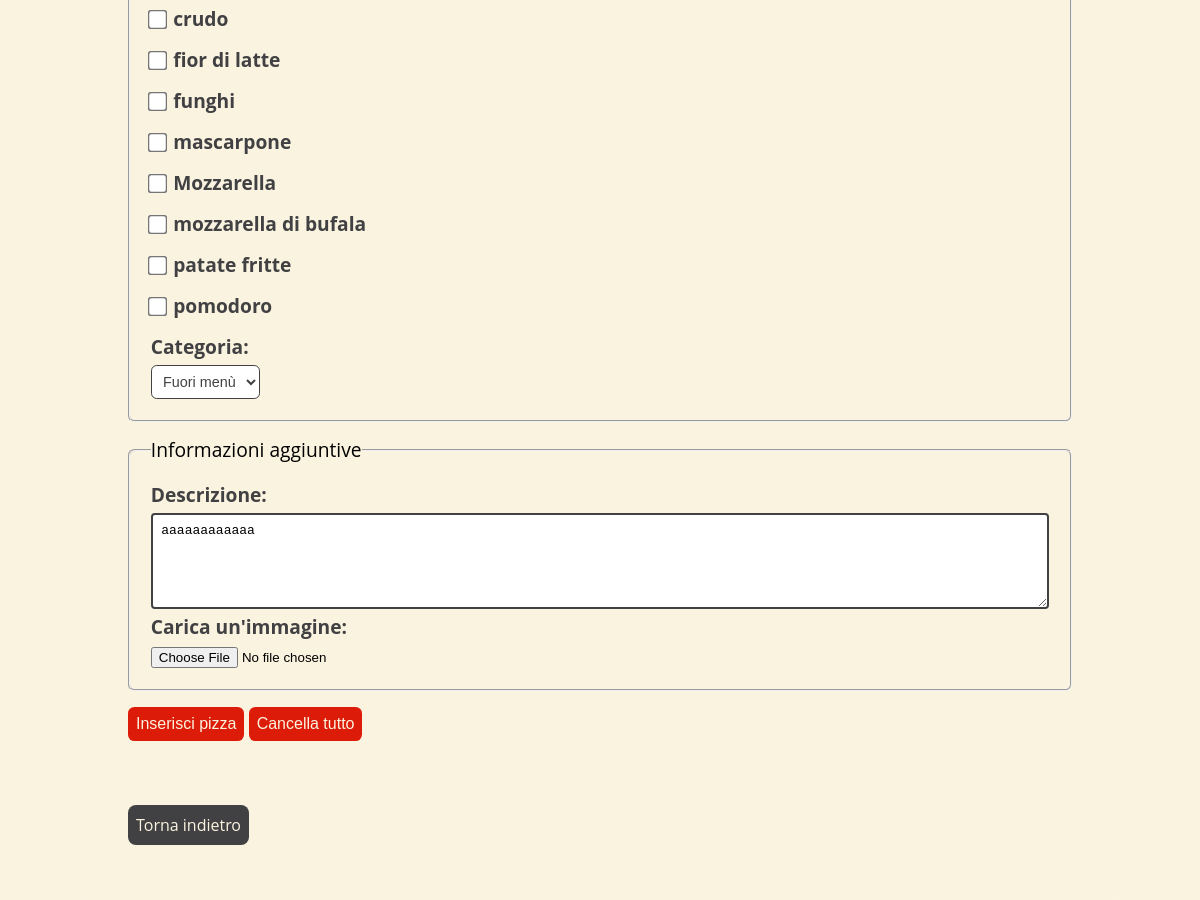
/aggiungi-pizza.php?id=21 (middle part), run on an earlier commit of the app's database.
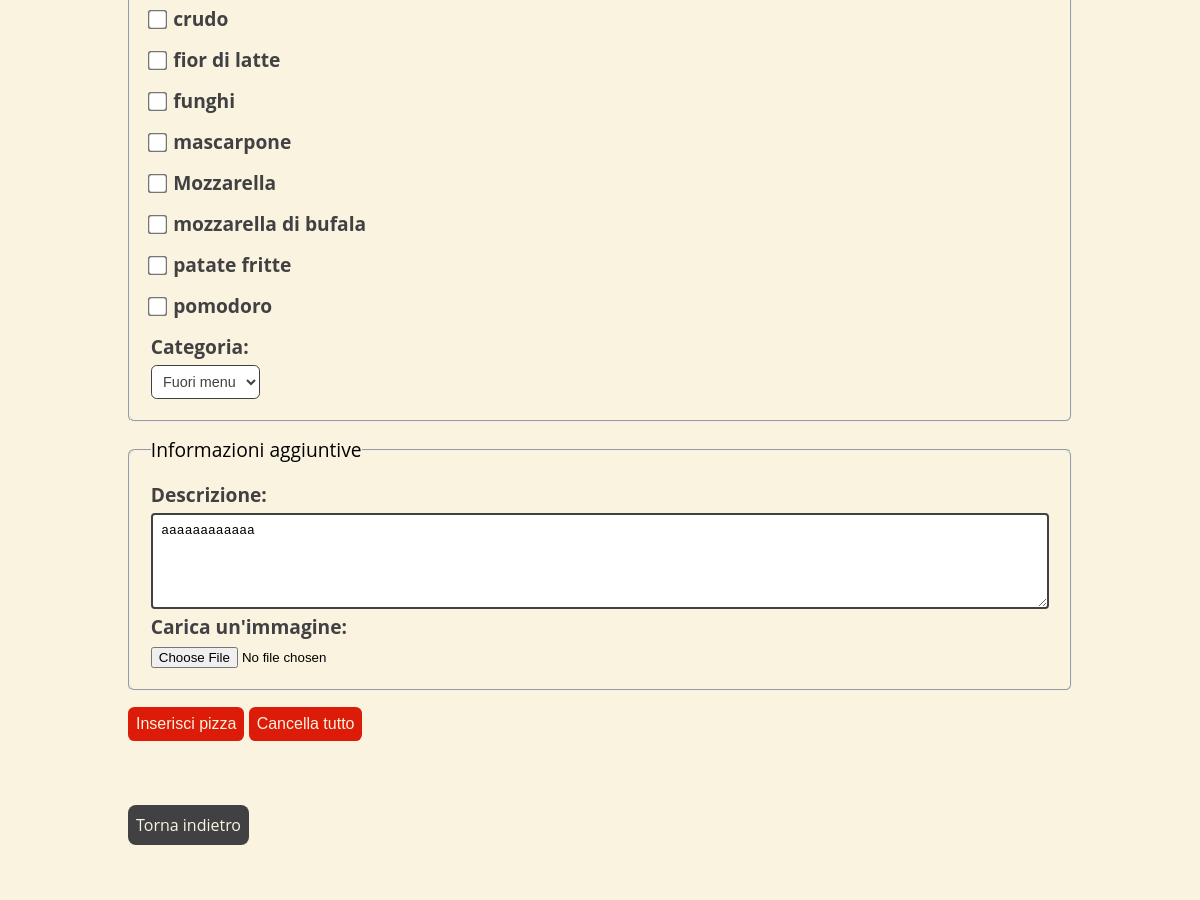
And on a later commit of the database.
### tables this page shows
CREATE TABLE `categoria` (
  `cat` varchar(250) NOT NULL,
  `nomeEsteso` varchar(250) NOT NULL,
  `descrizione` longtext NOT NULL
);

### src/template/components/loadComponents.php (called while the page is built, shortened)
<?php
function printHeader()
{
    $headerHtml = file_get_contents(__DIR__ . "/headerTemplate.html");
    $currentpage = basename($_SERVER['PHP_SELF']);
    $home = "";
    $chisiamo = "";
    $menu = "";
    $areaRis = "";
    $nome = "";
    if($currentpage == 'index.php') {
        $home = "<li id='currentLink' lang='en'>Home</li>";
    }else{
        $home = "<li><a href='index.php'><span lang='en'>Home</span></a></li>";
    }
    if($currentpage == 'chi-siamo.php') {
        $chisiamo = "<li id='currentLink'>Chi siamo</li>";
    }else{
        $chisiamo = "<li><a href='chi-siamo.php'>Chi siamo</a></li>";
    }
    if($currentpage == 'menu-prenota.php') {
        if(isset($_SESSION['tipo']) AND $_SESSION['tipo'] == 1) {
            $menu = "<li id='currentLink'>Menù</li>";
        }else{
            $menu = "<li id='currentLink'>Menù-Prenota</li>";
        }
    }else{
        if(isset($_SESSION['tipo']) AND $_SESSION['tipo'] == 1) {
            $menu = "<li><a href='menu-prenota.php'>Menù</a></li>";
        }else{
            $menu = "<li><a href='menu-prenota.php'>Menù-Prenota</a></li>";
        }
    }
    if($currentpage == 'carrello.php') {
        $carrello = "<li id='currentLink'><i class='fa fa-shopping-cart'></i></li>";
    }else{
        $carrello = "<li><a href='carrello.php'><i class='fa fa-shopping-cart'></i></a></li>";
    }
    if(isset($_SESSION['tipo'])){
        $nome .= "<p>Ciao ".$_SESSION['nome']. " " .$_SESSION['cognome']."!</p>";
        if($_SESSION['tipo'] == '1') {
            $areaRis .= "<li><a href='dashboard.php'>Area Gestionale</a></li>";
            $areaRis .= "<li><a href='script/PHP/logout.php'><span lang='en'>Logout</span></a></li>";
        }else{
            $areaRis .= "<li><a href='riepilogo-ordini.php'>Storico ordini</a></li>";
            $areaRis .= "<li><a href='script/PHP/logout.php'><span lang='en'>Logout</span></a></li>";        }
    }else{
        $areaRis = "<li><a href='area-riservata.php'>Area riservata</a></li>";
    }
    $headerHtml = str_replace('[homePlaceholder]', $home, $headerHtml);
    $headerHtml = str_replace('[chiSiamoPlaceholder]', $chisiamo, $headerHtml);
    $headerHtml = str_replace('[menuOrdiniPlaceholder]', $menu, $headerHtml);
    $headerHtml = str_replace('[nomeUtente]', $nome, $headerHtml);
    if(isset($_SESSION['tipo']) AND $_SESSION['tipo'] != '1') {
        $headerHtml = str_replace('[carrelloPlaceholder]', $carrello, $headerHtml);
    }else{
        $headerHtml = str_replace('[carrelloPlaceholder]', "", $headerHtml);
    }
    $headerHtml = str_replace('[areaRiservataPlaceholder]', $areaRis, $headerHtml);
    return $headerHtml;
}
function printFooter(){
    $footerHtml = file_get_contents(__DIR__ . "/footerTemplate.html");
    return $footerHtml;
}

### src/script/PHP/dbConnection.php (the view, shortened to what the changed rows need)
<?php
class DBConnection {
    private $connection;
    public function openDBConnection(): bool {
        $this->connection = mysqli_connect(DBConnection::HOST_DB, DBConnection::USERNAME, DBConnection::PASSWORD, DBConnection::DATABASE_NAME, DBConnection::PORT);
        if(mysqli_connect_errno()) {
            return false;
        }else{
            return true;
        }
    }
    public function queryIngredienti($id = null): string {
        if($id != null){
            $query = "SELECT * FROM ingrediente WHERE nome = '".$id."'";
        }else{
            $query = "SELECT * FROM ingrediente";
        }
        return $query;
    }
    public function getIngredienti($query, $id = null, $cucina = 0): string {
        $ingredienti = array();
        if($id != null){
            if($cucina == 0){
                try{
                    $querySelect = "SELECT ingrediente FROM pizza_ingrediente WHERE pizza = ?";
                    $stmt = $this->connection->prepare($querySelect);
                    $stmt->bind_param('s', $id);
                    $stmt->execute();
                    $resultSelect = $stmt->get_result();
                }catch(mysqli_sql_exception $e){
                    header("location: errore.php");
                }
            }
        }
        try {
            $result = mysqli_query($this->connection, $query);
        }catch(mysqli_sql_exception $e){
            header("location: errore.php");
        }
        $stringaReturn = "";
        $conta=1;
        $i = 0;
        if(mysqli_num_rows($result) > 0) {
            while($row = $result->fetch_array(MYSQLI_ASSOC)){
                $stringaReturn .= "<div class=\"check\">";
                if(count($ingredienti) > $i) {
                    if($ingredienti[$i] == $row['nome']){
                        $i++;
                        $stringaReturn .= "<input type=\"checkbox\" id=\"ingr".$conta."\" name=\"ingredienti[]\" value=\"".$row['nome']."\" checked>";
                    } else {
                        $stringaReturn .= "<input type=\"checkbox\" id=\"ingr".$conta."\" name=\"ingredienti[]\" value=\"".$row['nome']."\">";
                    }
                } else{
                    $stringaReturn .= "<input type=\"checkbox\" id=\"ingr".$conta."\" name=\"ingredienti[]\" value=\"".$row['nome']."\">";
                }
                $stringaReturn .= "<label for=\"ingr".$conta."\">".$row['nome']."</label>";
                $stringaReturn .= "</div>";
                $conta++;
            }
        }
        return $stringaReturn;
    }
    public function getCategorie($id = null): string {
        $categoria = '';
        if($id != null){
            try {
                $querySelect = "SELECT categoria FROM pizza WHERE id = ?";
                $stmt = $this->connection->prepare($querySelect);
                $stmt->bind_param('s', $id);
                $stmt->execute();
                $resultSelect = $stmt->get_result();
            }catch(mysqli_sql_exception $e){
                header("location: errore.php");
            }
            if(mysqli_num_rows($resultSelect) > 0) {
                $row = $resultSelect->fetch_array(MYSQLI_ASSOC);
                $categoria = $row['categoria'];
            }
        }
        try {
            $query = "SELECT cat FROM categoria";
            $result = mysqli_query($this->connection, $query);
        }catch(mysqli_sql_exception $e){
            header("location: errore.php");
        }
        $stringaReturn = "";
        if(mysqli_num_rows($result) > 0) {
            while($row = $result->fetch_array(MYSQLI_ASSOC)){
                if($categoria == $row['cat']){
                    $stringaReturn .= "<option value='".$row['cat']."' selected>".$row['cat']."</option>";
                }else{
                    $stringaReturn .= "<option value='".$row['cat']."'>".$row['cat']."</option>";
                }
            }
        }
        return $stringaReturn;
    }
    public function getInfoPizza($id){
        $return = array();
        try {
            $query = "SELECT nome, prezzo, descrizione FROM pizza WHERE id = ?";
            $stmt = $this->connection->prepare($query);
            $stmt->bind_param('s', $id);
            $stmt->execute();
            $result = $stmt->get_result();
        }catch(mysqli_sql_exception $e){
            header("location: errore.php");
        }
        if(mysqli_num_rows($result) > 0) {
            $row = mysqli_fetch_assoc($result);
            $return[0] = $row['nome'];
            $return[1] = $row['prezzo'];
            $return[2] = $row['descrizione'];
            return $return;
        }
        return '';
    }
}

### src/aggiungi-pizza.php (shortened to what the changed rows need)
<?php
include_once 'script/PHP/dbConnection.php';
include_once 'template/components/loadComponents.php';
$template = file_get_contents('template/pageTemplate/aggiungi-pizzaTemplate.html');
$header = printHeader();
$footer = printFooter();
if(isset($_GET['id'])){
    $breadcrumb= "<p>Sei in: <a lang='en' href='index.php'>Home</a> / <a href='dashboard.php'>Area Gestionale</a> / <a href='prodotti.php'>Prodotti</a> / Modifica Pizza</p>";
    $titolo = "MODIFICA PIZZA";
}else{
    $breadcrumb= "<p>Sei in: <a lang='en' href='index.php'>Home</a> / <a href='dashboard.php'>Area Gestionale</a> / Aggiungi Pizza</p>";
    $titolo = "AGGIUNGI PIZZA";
}
$connessione = new DBConnection();
$conn = $connessione->openDBConnection();
$messaggiPerForm = "";
$listaIngredienti = "";
$categorie = "";
if($conn){
    if(isset($_GET['id'])){
        $id = $_GET['id'];
        $listaIngredienti = $connessione->getIngredienti($connessione->queryIngredienti(), $id);
        $categorie = $connessione->getCategorie($id);
        $valueInfo = $connessione->getInfoPizza($id);
        if(!empty($valueInfo)){
            $template = str_replace('[valueNome]', 'value = "'.$valueInfo[0].'"', $template);
            $template = str_replace('[valuePrezzo]', 'value = "'.$valueInfo[1].'"', $template);
            if(!empty($valueInfo[2])){
                $template = str_replace('[valueDescr]', $valueInfo[2], $template);
            }
        }
        $template = str_replace('[percorsoFile]', '"aggiungi-pizza.php?id='.$id.'"', $template);
    } else {
        $listaIngredienti = $connessione->getIngredienti($connessione->queryIngredienti());
        $categorie = $connessione->getCategorie();
    }
}
$template = str_replace('[header]', $header, $template);
$template = str_replace('[titolo]', $titolo, $template);
$template = str_replace('[breadcrumb]', $breadcrumb, $template);
$template = str_replace('[listaIngredienti]', $listaIngredienti, $template);
$template = str_replace('[categorie]', $categorie, $template);
$template = str_replace('[messaggiForm]', $messaggiPerForm, $template);
$template = str_replace('[footer]', $footer, $template);
echo $template;

What changed in the data, as far as the page shows it:
removed categoria: cat "Fuori menù"
added categoria: cat "Fuori menu"
